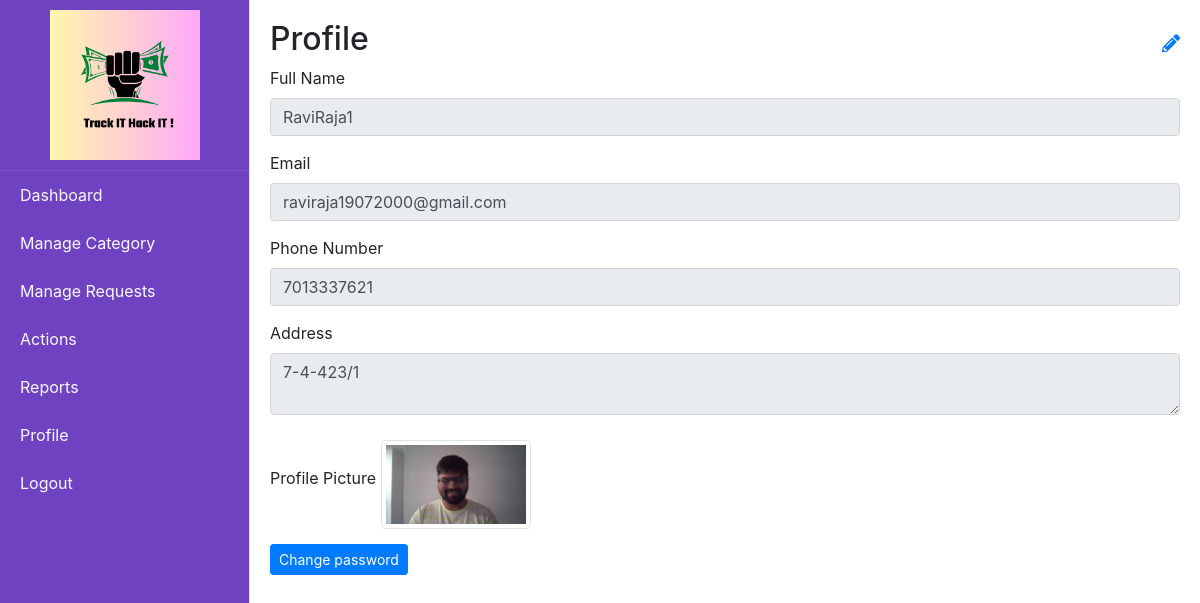
Page /admin_profile (signed in) on the committed database.
### tables this page shows
CREATE TABLE users (id INTEGER PRIMARY KEY AUTOINCREMENT, username TEXT NOT NULL UNIQUE, email TEXT NOT NULL UNIQUE, password TEXT NOT NULL, Fullname TEXT, Address TEXT, Phonenumber TEXT, document TEXT);

### app.py (the view, shortened to what this page needs)
@app.route('/admin_profile', methods=['GET', 'POST'])
@login_required
def admin_profile():
    user = query_db('SELECT * FROM users WHERE id=?', [current_user.id], one=True)
    return render_template('admin_profile.html', user=user)

### app.py (called while the page is built)
@login_manager.user_loader
def load_user(user_id):
    return get_user_by_id(user_id)

@app.after_request
def after_request(response):
    response.headers["Cache-Control"] = "no-cache, no-store, must-revalidate"
    return response

@app.context_processor
def inject_unread_notifications():
    if current_user.is_authenticated:
        unread_count = query_db('''
            SELECT COUNT(*)
            FROM notifications
            WHERE user_id = ? AND is_read = 0
        ''', [current_user.id], one=True)
        return dict(unread_count=unread_count[0] if unread_count else 0)
    return dict(unread_count=0)

### database.py (called while the page is built)
def get_db():
    return sqlite3.connect(DATABASE)

def query_db(query, args=(), one=False):
    cur = get_db().execute(query, args)
    rv = cur.fetchall()
    cur.close()
    return (rv[0] if rv else None) if one else rv

def get_user_by_id(user_id):
    conn = sqlite3.connect(DATABASE)
    cursor = conn.cursor()
    cursor.execute('SELECT * FROM users WHERE id = ?', (user_id,))
    user = cursor.fetchone()
    conn.close()
    if user:
        return User(id=user[0], username=user[1], email=user[2], password=user[3])
    return None

### templates/admin_profile.html (shortened to what this page needs)
{% extends "admin_home.html" %}
{% block content %}
<link rel="stylesheet" href="https://cdnjs.cloudflare.com/ajax/libs/font-awesome/5.15.4/css/all.min.css">
<div class="d-flex justify-content-between align-items-center">
    <h2>Profile</h2>
    <span class="edit-icon" onclick="makeAllEditable()">
        <i class="fas fa-pencil-alt"></i>
    </span>
</div>
<form action="{{ url_for('admin_profile') }}" method="POST" enctype="multipart/form-data">
    <div class="form-group">
        <label for="full_name">Full Name</label>
        <input type="text" class="form-control" id="full_name" name="full_name" value="{{ user[4] }}" readonly>
    </div>
    <div class="form-group">
        <label for="email">Email</label>
        <input type="email" class="form-control" id="email" name="email" value="{{ user[2] }}" readonly>
    </div>
    <div class="form-group">
        <label for="phone_number">Phone Number</label>
        <input type="tel" class="form-control" id="phone_number" name="phone_number" value="{{ user[6] }}" readonly>
    </div>
    <div class="form-group">
        <label for="address">Address</label>
        <textarea class="form-control" id="address" name="address" readonly>{{ user[5] }}</textarea>
    </div>
    <div class="form-group">
        <label for="profile_picture">Profile Picture</label>
        {% if user[7] %}
            <img src="{{ url_for('uploaded_file', filename=(user[7]).split('/')[-1])}}" alt="Profile Picture" class="img-thumbnail" width="150">
        {% else %}
            <img src="{{ url_for('static', filename='uploads/default.png') }}" alt="Default Profile Picture" class="img-thumbnail" width="150">
        {% endif %}
    </div>
    <div>
      <a href="{{ url_for('change_password') }}" class="btn btn-primary btn-sm">Change password</a>
    </div>
</form>
{% endblock %}

### templates/admin_profile.html (style rules this page uses)
.edit-icon { cursor: pointer; font-size: 18px; color: #007bff; }
.form-group { position: relative; margin-bottom: 15px; }
.img-thumbnail { margin-top: 10px; }

### rows in the picture
users: full_name "RaviRaja1", email "raviraja19072000@gmail.com", phone_number "7013337621", address "7-4-423/1", document (picture)
